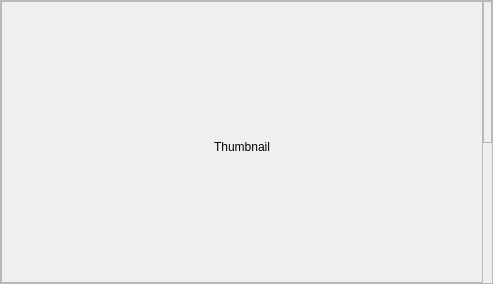
               <widget class="QFrame" name="download_1">
                <property name="frameShape">
                 <enum>QFrame::StyledPanel</enum>
                </property>
                <property name="frameShadow">
                 <enum>QFrame::Raised</enum>
                </property>
                <layout class="QHBoxLayout" name="horizontalLayout_4">
                 <property name="spacing">
                  <number>0</number>
                 </property>
                 <property name="leftMargin">
                  <number>0</number>
                 </property>
                 <property name="topMargin">
                  <number>0</number>
                 </property>
                 <property name="rightMargin">
                  <number>0</number>
                 </property>
                 <property name="bottomMargin">
                  <number>0</number>
                 </property>
                 <item>
                  <widget class="QFrame" name="image_frame">
                   <property name="sizePolicy">
                    <sizepolicy hsizetype="Fixed" vsizetype="Fixed">
                     <horstretch>0</horstretch>
                     <verstretch>0</verstretch>
                    </sizepolicy>
                   </property>
                   <property name="minimumSize">
                    <size>
                     <width>480</width>
                     <height>270</height>
                    </size>
                   </property>
                   <property name="frameShape">
                    <enum>QFrame::StyledPanel</enum>
                   </property>
                   <property name="frameShadow">
                    <enum>QFrame::Raised</enum>
                   </property>
                   <layout class="QHBoxLayout" name="horizontalLayout_9">
                    <property name="spacing">
                     <number>0</number>
                    </property>
                    <property name="leftMargin">
                     <number>0</number>
                    </property>
                    <property name="topMargin">
                     <number>10</number>
                    </property>
                    <property name="rightMargin">
                     <number>0</number>
                    </property>
                    <property name="bottomMargin">
                     <number>0</number>
                    </property>
                    <item>
                     <widget class="QLabel" name="image_label">
                      <property name="sizePolicy">
                       <sizepolicy hsizetype="Fixed" vsizetype="Fixed">
                        <horstretch>0</horstretch>
                        <verstretch>0</verstretch>
                       </sizepolicy>
                      </property>
                      <property name="minimumSize">
                       <size>
                        <width>480</width>
                        <height>270</height>
                       </size>
                      </property>
                      <property name="maximumSize">
                       <size>
                        <width>480</width>
                        <height>270</height>
                       </size>
                      </property>
                      <property name="text">
                       <string>Thumbnail</string>
                      </property>
                      <property name="alignment">
                       <set>Qt::AlignCenter</set>
                      </property>
                     </widget>
                    </item>
                   </layout>
                  </widget>
                 </item>
                 <item alignment="Qt::AlignTop">
                  <widget class="QFrame" name="label_frame">
                   <property name="frameShape">
                    <enum>QFrame::StyledPanel</enum>
                   </property>
                   <property name="frameShadow">
                    <enum>QFrame::Raised</enum>
                   </property>
                   <layout class="QVBoxLayout" name="verticalLayout_2">
                    <property name="spacing">
                     <number>25</number>
                    </property>
                    <property name="leftMargin">
                     <number>0</number>
                    </property>
                    <property name="topMargin">
                     <number>9</number>
                    </property>
                    <property name="rightMargin">
                     <number>0</number>
                    </property>
                    <property name="bottomMargin">
                     <number>0</number>
                    </property>
                    <item>
                     <widget class="QLabel" name="name_label">
                      <property name="text">
                       <string/>
                      </property>
                      <property name="wordWrap">
                       <bool>true</bool>
                      </property>
                     </widget>
                    </item>
                    <item>
                     <widget class="QLabel" name="artist_label">
                      <property name="text">
                       <string/>
                      </property>
                      <property name="wordWrap">
                       <bool>true</bool>
                      </property>
                     </widget>
                    </item>
                    <item>
                     <widget class="QLabel" name="date_label">
                      <property name="text">
                       <string/>
                      </property>
                     </widget>
                    </item>
                    <item>
                     <widget class="QLabel" name="duration_label">
                      <property name="text">
                       <string/>
                      </property>
                     </widget>
                    </item>
                   </layout>
                  </widget>
                 </item>
                </layout>
               </widget>
